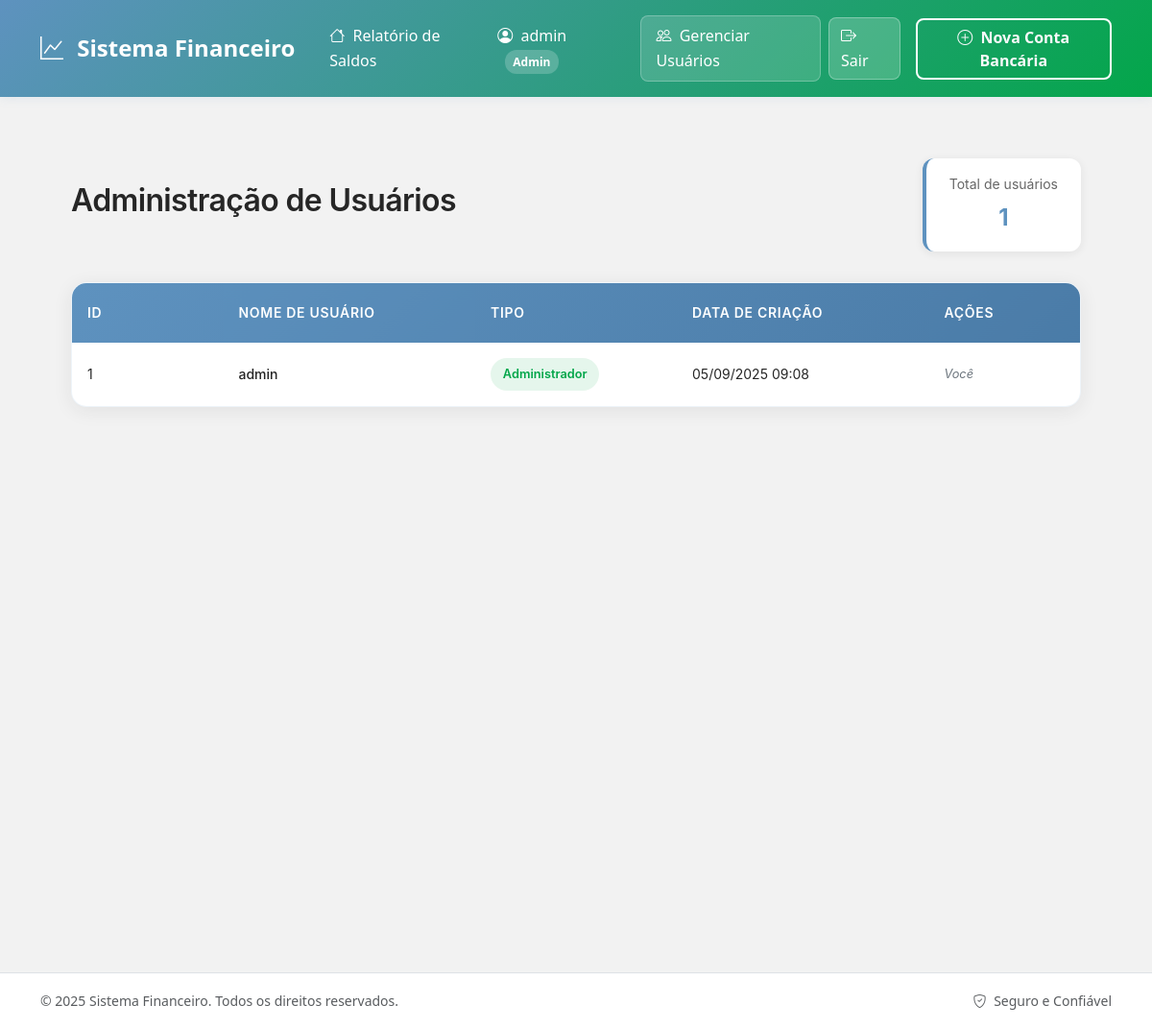
The page /admin/usuarios (signed in) on the database as committed earlier.
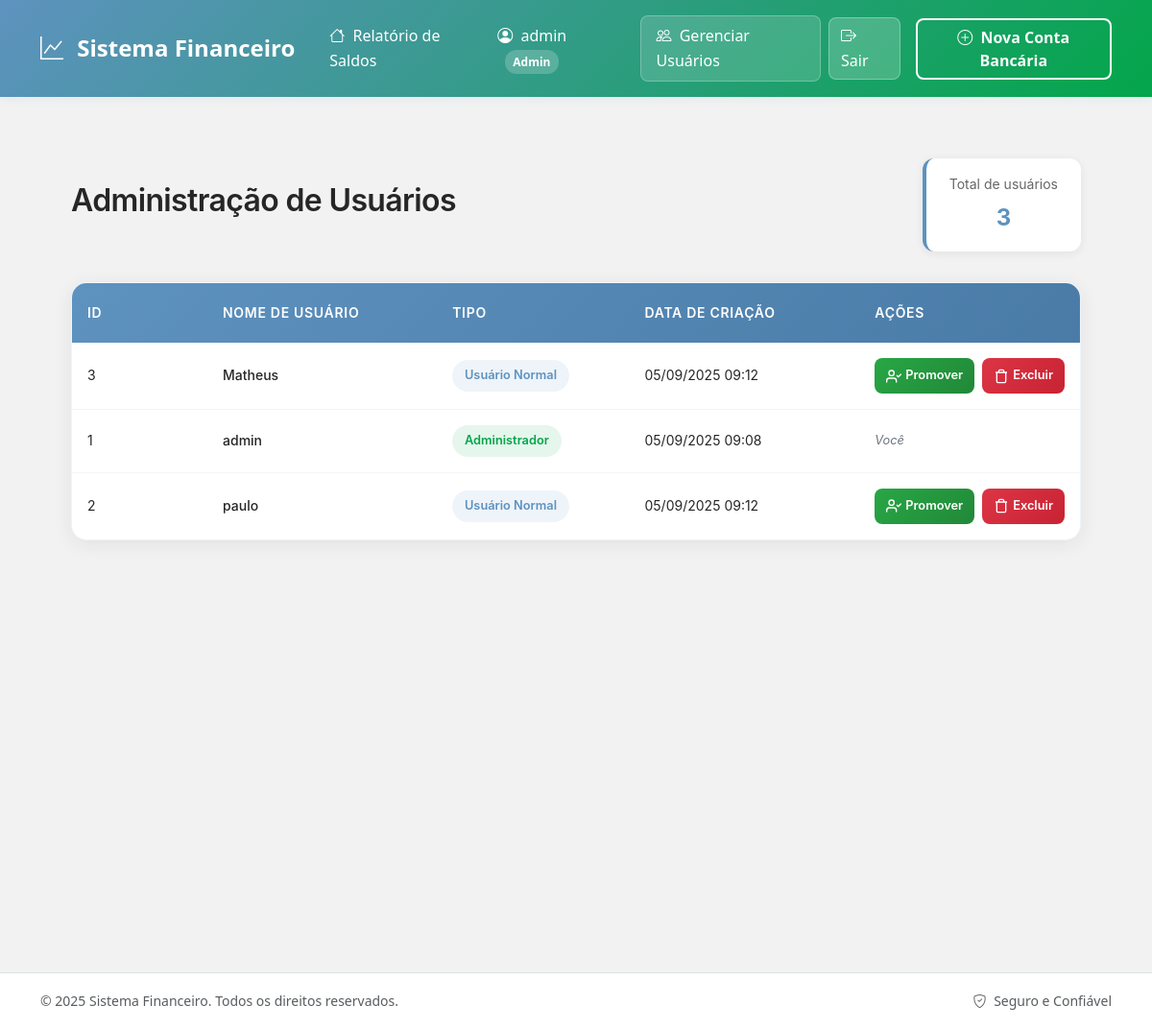
The same page on the database as committed later.
### app.py (models this page shows, shortened)
class Usuario(db.Model):
    __tablename__ = 'usuarios'
    id = db.Column(db.Integer, primary_key=True)
    username = db.Column(db.String(50), nullable=False, unique=True)
    password_hash = db.Column(db.String(255), nullable=False)
    tipo = db.Column(db.String(10), nullable=False, default='normal')  # 'normal' ou 'admin'
    criado_em = db.Column(db.DateTime, default=datetime.now, nullable=False)
    ativo = db.Column(db.Boolean, default=True, nullable=False)
    def is_admin(self):
        return self.tipo == 'admin'

### app.py (the view)
    @app.route('/admin/usuarios')
    @admin_required
    def admin_usuarios():
        usuarios = Usuario.query.order_by(Usuario.username).all()
        return render_template('admin_users.html', usuarios=usuarios)

### app.py (called while the page is built)
def admin_required(f):
    @wraps(f)
    def decorated_function(*args, **kwargs):
        if 'user_id' not in session:
            flash('Por favor, faça login para acessar esta página.', 'warning')
            return redirect(url_for('login', next=request.url))
        user = Usuario.query.get(session['user_id'])
        if not user or not user.is_admin():
            flash('Acesso negado. Apenas administradores podem acessar esta página.', 'danger')
            return redirect(url_for('index'))
        return f(*args, **kwargs)
    return decorated_function

### templates/admin_users.html (shortened to what this page needs)
{% extends "base.html" %}
{% block content %}
<div class="admin-container">
    <div class="header-section">
        <h1 class="page-title">Administração de Usuários</h1>
        <div class="summary-card">
            <span class="summary-label">Total de usuários</span>
            <span class="summary-value">{{ usuarios|length or 0 }}</span>
        </div>
    </div>
    {% if usuarios %}
    <div class="table-wrapper">
        <div class="table-container">
            <table class="modern-table">
                <thead>
                    <tr>
                        <th style="width: 15%;">ID</th>
                        <th style="width: 25%;">Nome de Usuário</th>
                        <th style="width: 20%;">Tipo</th>
                        <th style="width: 25%;">Data de Criação</th>
                        <th style="width: 15%;">Ações</th>
                    </tr>
                </thead>
                <tbody>
                    {% for usuario in usuarios %}
                    <tr>
                        <td>{{ usuario.id }}</td>
                        <td>
                            <div class="user-info">
                                <span class="username">{{ usuario.username }}</span>
                            </div>
                        </td>
                        <td>
                            <span class="user-type {{ 'admin' if usuario.tipo == 'admin' else 'normal' }}">
                                {{ 'Administrador' if usuario.tipo == 'admin' else 'Usuário Normal' }}
                            </span>
                        </td>
                        <td>
                            {{ usuario.criado_em.strftime('%d/%m/%Y %H:%M') if usuario.criado_em else 'N/A' }}
                        </td>
                        <td>
                            <div class="actions-group">
                                {% if usuario.id != session['user_id'] %}
                                    {% if usuario.tipo == 'normal' %}
                                    <form method="POST" action="{{ url_for('promover_usuario') }}" style="display: inline;">
                                        <button type="submit" class="promote-btn" title="Tornar Administrador">
                                            <svg width="16" height="16" viewBox="0 0 24 24" fill="none" stroke="currentColor" stroke-width="2" stroke-linecap="round" stroke-linejoin="round">
                                                <path d="M16 21v-2a4 4 0 0 0-4-4H5a4 4 0 0 0-4 4v2"></path>
                                                <circle cx="8.5" cy="7" r="4"></circle>
                                                <polyline points="17 11 19 13 23 9"></polyline>
                                            </svg>
                                            Promover
                                        </button>
                                    </form>
                                    {% endif %}
                                    <button class="delete-btn" onclick="confirmDelete('{{ usuario.id }}', '{{ usuario.username }}')" title="Excluir Usuário">
                                        <svg width="16" height="16" viewBox="0 0 24 24" fill="none" stroke="currentColor" stroke-width="2">
                                            <path d="M3 6h18M19 6v14a2 2 0 0 1-2 2H7a2 2 0 0 1-2-2V6m3 0V4a2 2 0 0 1 2-2h4a2 2 0 0 1 2 2v2"></path>
                                        </svg>
                                        Excluir
                                    </button>
                                {% else %}
                                    <span class="current-user">Você</span>
                                {% endif %}
                            </div>
                        </td>
                    </tr>
                    {% endfor %}
                </tbody>
            </table>
        </div>
    </div>
    {% endif %}
</div>
{% endblock %}

### templates/base.html (shortened to what this page needs)
<!DOCTYPE html>
<html lang="pt-BR">
<head>
    <link href="https://cdn.jsdelivr.net/npm/bootstrap@5.3.0/dist/css/bootstrap.min.css" rel="stylesheet">
    <link href="https://cdn.jsdelivr.net/npm/bootstrap-icons@1.10.0/font/bootstrap-icons.css" rel="stylesheet">
</head>
<body>
    <nav class="navbar navbar-expand-lg">
        <div class="container">
            <a class="navbar-brand" href="{{ url_for('index') }}">
                <i class="bi bi-graph-up me-2"></i>
                Sistema Financeiro
            </a>
            <div class="collapse navbar-collapse" id="navbarNav">
                <ul class="navbar-nav me-auto">
                    <li class="nav-item">
                        <a class="nav-link" href="{{ url_for('index') }}">
                            <i class="bi bi-house me-1"></i>
                            Relatório de Saldos
                        </a>
                    </li>
                </ul>
                <div class="navbar-nav align-items-center">
                    {% if 'user_id' in session %}
                    <span class="user-info">
                        <i class="bi bi-person-circle me-1"></i>
                        {{ session['username'] }}
                        <span class="user-badge">
                            {{ 'Admin' if session.get('user_type') == 'admin' else 'Usuário' }}
                        </span>
                    </span>
                    {% if session.get('user_type') == 'admin' %}
                    <a class="nav-link admin-link me-2" href="{{ url_for('admin_usuarios') }}">
                        <i class="bi bi-people me-1"></i>
                        Gerenciar Usuários
                    </a>
                    {% endif %}
                    <a class="logout-btn me-3" href="{{ url_for('logout') }}">
                        <i class="bi bi-box-arrow-right me-1"></i>
                        Sair
                    </a>
                    <a class="btn btn-outline-light" href="{{ url_for('novo') }}">
                        <i class="bi bi-plus-circle me-1"></i>
                        Nova Conta Bancária
                    </a>
                    {% else %}
                    <a class="btn btn-outline-light" href="{{ url_for('login') }}">
                        <i class="bi bi-box-arrow-in-right me-1"></i>
                        Entrar
                    </a>
                    {% endif %}
                </div>
            </div>
        </div>
    </nav>
    <div class="main-container">
        <div class="container">
            {% block content %}{% endblock %}
        </div>
    </div>
    <footer class="bg-white border-top mt-5">
        <div class="container py-3">
            <div class="row align-items-center">
                <div class="col-md-6">
                    <small class="text-muted">© 2025 Sistema Financeiro. Todos os direitos reservados.</small>
                </div>
                <div class="col-md-6 text-end">
                    <small class="text-muted">
                        <i class="bi bi-shield-check me-1"></i>
                        Seguro e Confiável
                    </small>
                </div>
            </div>
        </div>
    </footer>
</body>
</html>

### templates/base.html (style rules this page uses)
:root { --primary-blue: #5E92BF; --success-green: #03A64A; --success-dark: #038C3E; --light-gray: #F2F2F2; --dark-gray: #262626; --white: #ffffff; --shadow: 0 2px 10px rgba(94, 146, 191, 0.1); --border-radius: 8px; }
* { margin: 0; padding: 0; box-sizing: border-box; }
body { font-family: 'Segoe UI', Tahoma, Geneva, Verdana, sans-serif; background-color: var(--light-gray); color: var(--dark-gray); line-height: 1.6; }
.navbar { background: linear-gradient(135deg, var(--primary-blue), var(--success-green)); box-shadow: var(--shadow); padding: 1rem 0; }
.navbar-brand { font-weight: 700; font-size: 1.5rem; color: var(--white) !important; }
.nav-link { color: var(--white) !important; font-weight: 500; transition: all 0.3s ease; border-radius: var(--border-radius); padding: 0.5rem 1rem !important; margin: 0 0.25rem; }
.btn-outline-light { border: 2px solid var(--white); font-weight: 600; border-radius: var(--border-radius); transition: all 0.3s ease; }
.main-container { min-height: calc(100vh - 140px); padding: 2rem 0; }
.user-info { color: var(--white); margin-right: 1rem; font-weight: 500; }
.user-badge { background: rgba(255, 255, 255, 0.2); color: var(--white); padding: 0.25rem 0.5rem; border-radius: 12px; font-size: 0.75rem; font-weight: 600; margin-left: 0.5rem; }
.logout-btn { background: rgba(255, 255, 255, 0.2); border: 1px solid rgba(255, 255, 255, 0.3); color: var(--white); border-radius: var(--border-radius); padding: 0.375rem 0.75rem; transition: all 0.3s ease; text-decoration: none; }
.admin-link { background: rgba(255, 255, 255, 0.15); border: 1px solid rgba(255, 255, 255, 0.25); border-radius: var(--border-radius); padding: 0.375rem 0.75rem; margin-right: 1rem; transition: all 0.3s ease; }

Rows that differ between the two databases and show on the page:
added Usuario: id "3", username "Matheus", tipo "Usuário Normal", criado_em "05/09/2025 09:12"
added Usuario: id "2", username "paulo", tipo "Usuário Normal", criado_em "05/09/2025 09:12"
Other text that changed with them:
{{ usuarios|length or 0 }}: "1" → "3"
